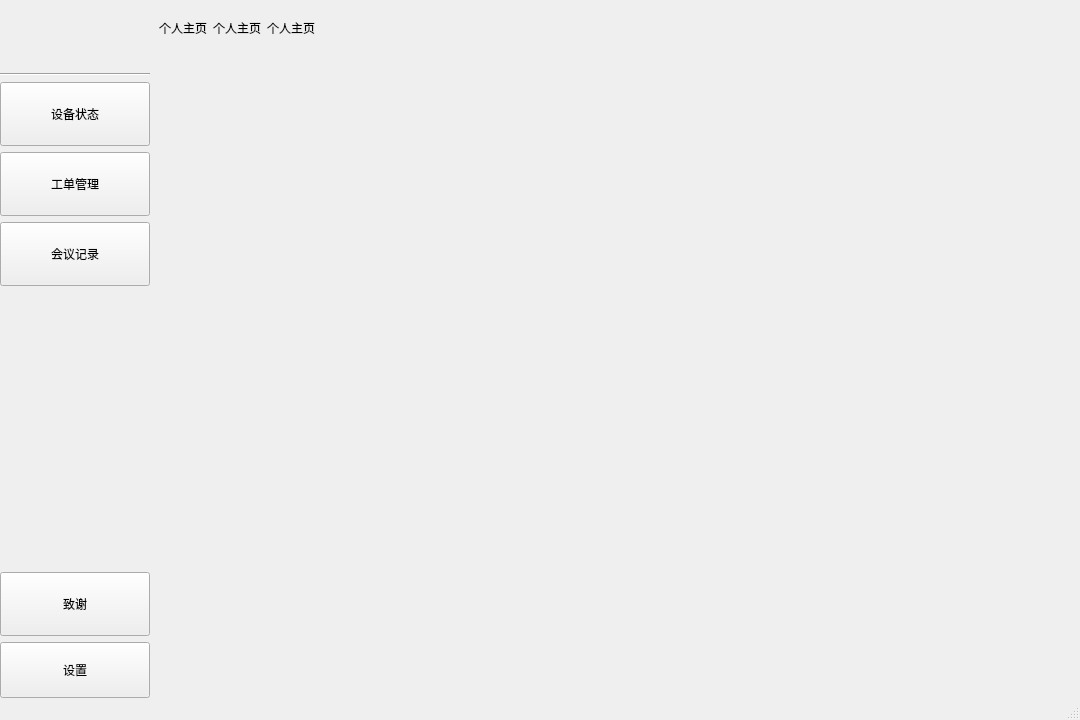
<?xml version="1.0" encoding="UTF-8"?>
<ui version="4.0">
 <class>HomeMainWindow</class>
 <widget class="QMainWindow" name="HomeMainWindow">
  <property name="geometry">
   <rect>
    <x>0</x>
    <y>0</y>
    <width>1080</width>
    <height>720</height>
   </rect>
  </property>
  <property name="windowTitle">
   <string>工业现场远程专家支持系统</string>
  </property>
  <widget class="QWidget" name="centralwidget">
   <layout class="QHBoxLayout" name="mainLayout">
    <property name="spacing">
     <number>0</number>
    </property>
    <property name="leftMargin">
     <number>0</number>
    </property>
    <property name="topMargin">
     <number>0</number>
    </property>
    <property name="rightMargin">
     <number>0</number>
    </property>
    <property name="bottomMargin">
     <number>0</number>
    </property>
    <item>
     <widget class="QFrame" name="side_nav">
      <property name="sizePolicy">
       <sizepolicy hsizetype="Preferred" vsizetype="Preferred">
        <horstretch>0</horstretch>
        <verstretch>0</verstretch>
       </sizepolicy>
      </property>
      <property name="minimumSize">
       <size>
        <width>150</width>
        <height>0</height>
       </size>
      </property>
      <property name="maximumSize">
       <size>
        <width>150</width>
        <height>16777215</height>
       </size>
      </property>
      <property name="frameShape">
       <enum>QFrame::NoFrame</enum>
      </property>
      <layout class="QVBoxLayout" name="verticalLayout">
       <property name="leftMargin">
        <number>0</number>
       </property>
       <property name="topMargin">
        <number>11</number>
       </property>
       <property name="rightMargin">
        <number>0</number>
       </property>
       <property name="bottomMargin">
        <number>0</number>
       </property>
       <item>
        <layout class="QHBoxLayout" name="horizontalLayout">
         <item>
          <spacer name="horizontalSpacer">
           <property name="orientation">
            <enum>Qt::Horizontal</enum>
           </property>
           <property name="sizeHint" stdset="0">
            <size>
             <width>40</width>
             <height>20</height>
            </size>
           </property>
          </spacer>
         </item>
         <item>
          <widget class="QLabel" name="avatarLabel">
           <property name="sizePolicy">
            <sizepolicy hsizetype="Preferred" vsizetype="Preferred">
             <horstretch>0</horstretch>
             <verstretch>0</verstretch>
            </sizepolicy>
           </property>
           <property name="minimumSize">
            <size>
             <width>56</width>
             <height>56</height>
            </size>
           </property>
           <property name="maximumSize">
            <size>
             <width>56</width>
             <height>56</height>
            </size>
           </property>
           <property name="toolTip">
            <string>未登录</string>
           </property>
           <property name="layoutDirection">
            <enum>Qt::LeftToRight</enum>
           </property>
           <property name="autoFillBackground">
            <bool>false</bool>
           </property>
           <property name="pixmap">
            <pixmap>:/home/man.svg</pixmap>
           </property>
           <property name="scaledContents">
            <bool>true</bool>
           </property>
           <property name="alignment">
            <set>Qt::AlignCenter</set>
           </property>
           <property name="wordWrap">
            <bool>false</bool>
           </property>
           <property name="pixmap_key" stdset="0">
            <string>man</string>
           </property>
          </widget>
         </item>
         <item>
          <spacer name="horizontalSpacer_2">
           <property name="orientation">
            <enum>Qt::Horizontal</enum>
           </property>
           <property name="sizeHint" stdset="0">
            <size>
             <width>40</width>
             <height>20</height>
            </size>
           </property>
          </spacer>
         </item>
        </layout>
       </item>
       <item>
        <widget class="Line" name="line_side">
         <property name="orientation">
          <enum>Qt::Horizontal</enum>
         </property>
        </widget>
       </item>
       <item>
        <widget class="QToolButton" name="btnDevices">
         <property name="sizePolicy">
          <sizepolicy hsizetype="Expanding" vsizetype="Fixed">
           <horstretch>0</horstretch>
           <verstretch>0</verstretch>
          </sizepolicy>
         </property>
         <property name="minimumSize">
          <size>
           <width>64</width>
           <height>64</height>
          </size>
         </property>
         <property name="font">
          <font/>
         </property>
         <property name="toolTip">
          <string>设备管理</string>
         </property>
         <property name="text">
          <string>设备状态</string>
         </property>
         <property name="icon">
          <iconset>
           <normaloff>:/home/geer-black.svg</normaloff>:/home/geer-black.svg</iconset>
         </property>
         <property name="iconSize">
          <size>
           <width>24</width>
           <height>24</height>
          </size>
         </property>
         <property name="checkable">
          <bool>true</bool>
         </property>
         <property name="autoExclusive">
          <bool>true</bool>
         </property>
         <property name="toolButtonStyle">
          <enum>Qt::ToolButtonTextBesideIcon</enum>
         </property>
         <property name="icon_key" stdset="0">
          <string>geer</string>
         </property>
        </widget>
       </item>
       <item>
        <widget class="QToolButton" name="btnOrders">
         <property name="sizePolicy">
          <sizepolicy hsizetype="Expanding" vsizetype="Fixed">
           <horstretch>0</horstretch>
           <verstretch>0</verstretch>
          </sizepolicy>
         </property>
         <property name="minimumSize">
          <size>
           <width>64</width>
           <height>64</height>
          </size>
         </property>
         <property name="toolTip">
          <string>工单管理</string>
         </property>
         <property name="text">
          <string>工单管理</string>
         </property>
         <property name="icon">
          <iconset>
           <normaloff>:/home/ticket-black.svg</normaloff>:/home/ticket-black.svg</iconset>
         </property>
         <property name="iconSize">
          <size>
           <width>24</width>
           <height>24</height>
          </size>
         </property>
         <property name="checkable">
          <bool>true</bool>
         </property>
         <property name="autoExclusive">
          <bool>true</bool>
         </property>
         <property name="toolButtonStyle">
          <enum>Qt::ToolButtonTextBesideIcon</enum>
         </property>
         <property name="icon_key" stdset="0">
          <string>ticket</string>
         </property>
        </widget>
       </item>
       <item>
        <widget class="QToolButton" name="btnRecord">
         <property name="sizePolicy">
          <sizepolicy hsizetype="Expanding" vsizetype="Fixed">
           <horstretch>0</horstretch>
           <verstretch>0</verstretch>
          </sizepolicy>
         </property>
         <property name="minimumSize">
          <size>
           <width>64</width>
           <height>64</height>
          </size>
         </property>
         <property name="text">
          <string>会议记录</string>
         </property>
         <property name="checkable">
          <bool>true</bool>
         </property>
         <property name="autoExclusive">
          <bool>true</bool>
         </property>
        </widget>
       </item>
       <item>
        <spacer name="side_spacer">
         <property name="orientation">
          <enum>Qt::Vertical</enum>
         </property>
         <property name="sizeHint" stdset="0">
          <size>
           <width>20</width>
           <height>40</height>
          </size>
         </property>
        </spacer>
       </item>
       <item>
        <widget class="QToolButton" name="btnThanks">
         <property name="sizePolicy">
          <sizepolicy hsizetype="Expanding" vsizetype="Fixed">
           <horstretch>0</horstretch>
           <verstretch>0</verstretch>
          </sizepolicy>
         </property>
         <property name="minimumSize">
          <size>
           <width>64</width>
           <height>64</height>
          </size>
         </property>
         <property name="toolTip">
          <string>工单管理</string>
         </property>
         <property name="text">
          <string>致谢</string>
         </property>
         <property name="icon">
          <iconset>
           <normaloff>:/home/flower-color.svg</normaloff>:/home/flower-color.svg</iconset>
         </property>
         <property name="iconSize">
          <size>
           <width>24</width>
           <height>24</height>
          </size>
         </property>
         <property name="checkable">
          <bool>true</bool>
         </property>
         <property name="autoExclusive">
          <bool>true</bool>
         </property>
         <property name="toolButtonStyle">
          <enum>Qt::ToolButtonTextBesideIcon</enum>
         </property>
         <property name="icon_key" stdset="0">
          <string>flower</string>
         </property>
        </widget>
       </item>
       <item>
        <widget class="QToolButton" name="btnSettings">
         <property name="sizePolicy">
          <sizepolicy hsizetype="Expanding" vsizetype="Fixed">
           <horstretch>0</horstretch>
           <verstretch>0</verstretch>
          </sizepolicy>
         </property>
         <property name="minimumSize">
          <size>
           <width>56</width>
           <height>56</height>
          </size>
         </property>
         <property name="toolTip">
          <string>设置</string>
         </property>
         <property name="text">
          <string>设置</string>
         </property>
         <property name="icon">
          <iconset>
           <normaloff>:/home/setGeer-color.svg</normaloff>:/home/setGeer-color.svg</iconset>
         </property>
         <property name="iconSize">
          <size>
           <width>22</width>
           <height>22</height>
          </size>
         </property>
         <property name="checkable">
          <bool>true</bool>
         </property>
         <property name="autoExclusive">
          <bool>true</bool>
         </property>
         <property name="toolButtonStyle">
          <enum>Qt::ToolButtonTextBesideIcon</enum>
         </property>
         <property name="icon_key" stdset="0">
          <string>setGeer</string>
         </property>
        </widget>
       </item>
      </layout>
     </widget>
    </item>
    <item>
     <widget class="QFrame" name="content">
      <property name="frameShape">
       <enum>QFrame::NoFrame</enum>
      </property>
      <layout class="QVBoxLayout" name="contentLayout">
       <property name="spacing">
        <number>0</number>
       </property>
       <property name="leftMargin">
        <number>0</number>
       </property>
       <property name="topMargin">
        <number>0</number>
       </property>
       <property name="rightMargin">
        <number>0</number>
       </property>
       <property name="bottomMargin">
        <number>0</number>
       </property>
       <item>
        <widget class="QFrame" name="appbar">
         <property name="minimumSize">
          <size>
           <width>0</width>
           <height>56</height>
          </size>
         </property>
         <property name="frameShape">
          <enum>QFrame::NoFrame</enum>
         </property>
         <layout class="QHBoxLayout" name="horizontalLayout_2">
          <item>
           <widget class="QLabel" name="titleLabel_1">
            <property name="text">
             <string>个人主页</string>
            </property>
            <property name="alignment">
             <set>Qt::AlignLeading|Qt::AlignLeft|Qt::AlignVCenter</set>
            </property>
           </widget>
          </item>
          <item>
           <widget class="QLabel" name="titleLabel_2">
            <property name="text">
             <string>个人主页</string>
            </property>
            <property name="alignment">
             <set>Qt::AlignLeading|Qt::AlignLeft|Qt::AlignVCenter</set>
            </property>
           </widget>
          </item>
          <item>
           <widget class="QLabel" name="titleLabel_3">
            <property name="text">
             <string>个人主页</string>
            </property>
            <property name="alignment">
             <set>Qt::AlignLeading|Qt::AlignLeft|Qt::AlignVCenter</set>
            </property>
           </widget>
          </item>
          <item>
           <spacer name="title_spacer">
            <property name="orientation">
             <enum>Qt::Horizontal</enum>
            </property>
            <property name="sizeHint" stdset="0">
             <size>
              <width>40</width>
              <height>20</height>
             </size>
            </property>
           </spacer>
          </item>
          <item>
           <widget class="QToolButton" name="btnNotif">
            <property name="toolTip">
             <string>通知</string>
            </property>
            <property name="autoRaise">
             <bool>true</bool>
            </property>
           </widget>
          </item>
          <item>
           <widget class="QToolButton" name="btnProfile">
            <property name="toolTip">
             <string>我的</string>
            </property>
            <property name="autoRaise">
             <bool>true</bool>
            </property>
           </widget>
          </item>
         </layout>
        </widget>
       </item>
       <item>
        <widget class="QStackedWidget" name="stackWidget">
         <property name="currentIndex">
          <number>-1</number>
         </property>
        </widget>
       </item>
      </layout>
     </widget>
    </item>
   </layout>
  </widget>
  <widget class="QStatusBar" name="statusbar"/>
 </widget>
 <resources/>
 <connections/>
</ui>
